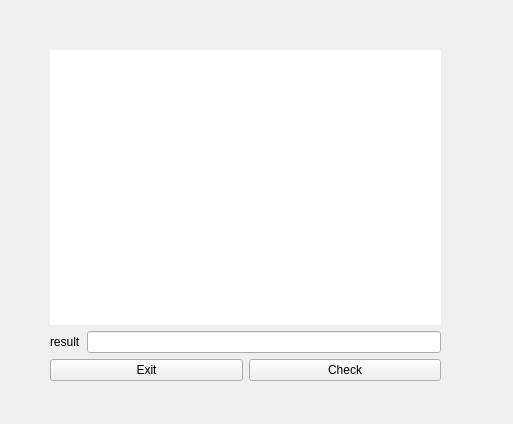
<?xml version="1.0" encoding="UTF-8"?>
<ui version="4.0">
 <class>Task2</class>
 <widget class="QWidget" name="Task2">
  <property name="geometry">
   <rect>
    <x>0</x>
    <y>0</y>
    <width>513</width>
    <height>424</height>
   </rect>
  </property>
  <property name="windowTitle">
   <string>Form</string>
  </property>
  <widget class="QWidget" name="gridLayoutWidget">
   <property name="geometry">
    <rect>
     <x>50</x>
     <y>50</y>
     <width>391</width>
     <height>331</height>
    </rect>
   </property>
   <layout class="QGridLayout" name="gridLayout">
    <item row="1" column="0">
     <widget class="QLabel" name="label_2">
      <property name="text">
       <string>result</string>
      </property>
     </widget>
    </item>
    <item row="1" column="1">
     <widget class="QLineEdit" name="lineEdit_result"/>
    </item>
    <item row="0" column="0" colspan="2">
     <widget class="QLabel" name="label_var">
      <property name="styleSheet">
       <string notr="true">background-color: rgb(255, 255, 255);</string>
      </property>
      <property name="text">
       <string/>
      </property>
     </widget>
    </item>
    <item row="2" column="0" colspan="2">
     <layout class="QHBoxLayout" name="horizontalLayout">
      <item>
       <widget class="QPushButton" name="pushButton_exit">
        <property name="text">
         <string>Exit</string>
        </property>
       </widget>
      </item>
      <item>
       <widget class="QPushButton" name="pushButton_check">
        <property name="text">
         <string>Check</string>
        </property>
       </widget>
      </item>
     </layout>
    </item>
   </layout>
  </widget>
  <widget class="QLabel" name="label_login">
   <property name="geometry">
    <rect>
     <x>380</x>
     <y>30</y>
     <width>63</width>
     <height>20</height>
    </rect>
   </property>
   <property name="text">
    <string/>
   </property>
  </widget>
 </widget>
 <resources/>
 <connections/>
</ui>
